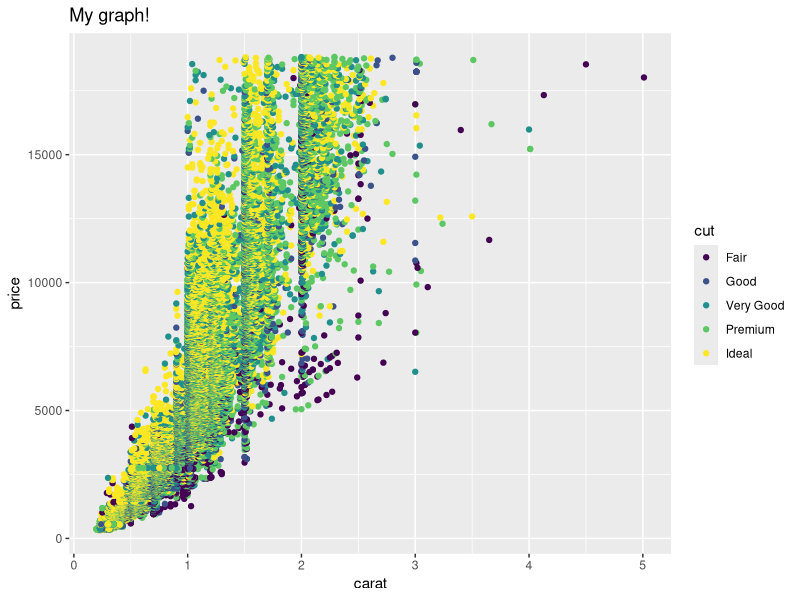

Generate this figure with R:
## ---- chunk 1
library(tidyverse)
## ---- chunk 2
### In this code chunk, start with the diamonds dataset (built in to
### ggplot2 package) and create a plot of price vs. carat (or some other
### variables of your choice)
ggplot(diamonds, aes(x = carat, y = price, color = cut)) +
  geom_point() +
  labs(title = "My graph!")
## ---- chunk 3
### In this code chunk, start with the diamonds dataset (built in to
### ggplot2 package) and create a subset based on filtering, e.g., 
### size greater than 1 carat or cut is "Ideal"
## ---- chunk 4
### Both partners - delete this comment, then write some code here
### to plot, summarize, calculate something simple using the diamonds
### dataset (or anything you like, really)
## ---- chunk 5
### Both partners - delete this comment, then write some code here
### to plot, summarize, calculate something simple using the diamonds
### dataset (or anything you like, really)
